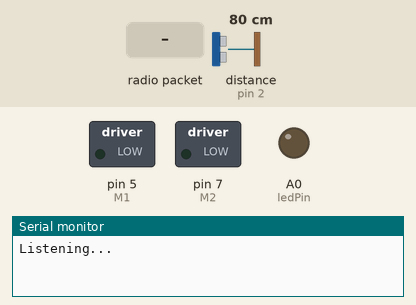
This sketch was run on a simulated Arduino Uno, built with avr-gcc and run on an emulated ATmega328P. On the bench: switched loads named in the sketch (green lamp = pin HIGH), output pins drawn as LEDs (lit = HIGH), the last lines printed to the serial monitor. Inputs (shaded band) come from the test bench; at power-on: distance to the obstacle (sensor on pin 2) 80 cm. The echo pulse lasts 58.3 µs per cm; no radio packets arrive unless stated; pins used as bus, display or sensor lines are not drawn.

Above: at 1.2 s.
1.3 s: radio packet "1" arrives
At 1.8 s:
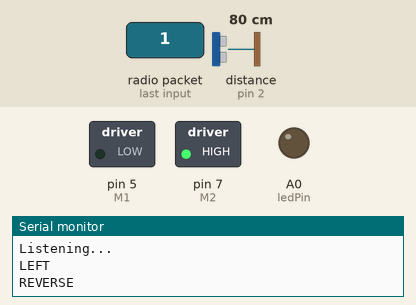
Timing chart, 0 to 4.3 s (numbered marks = the images above; inputs shaded):
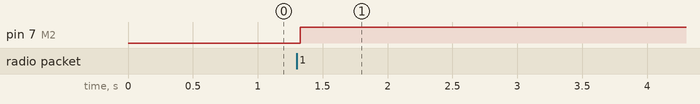

The sketch:

Car_V2.ino
```cpp
#include <nRF24L01.h>
#include <RF24.h>
#include <RF24_config.h>
#include <SPI.h>

#define trigPin 3
#define echoPin 2
#define ledPin A0

int M1 = 5;   //direction of motor 1
int M2 = 7;   //direction of motor 2
int S1 = 4;   //speed of motor 1
int S2 = 6;   //speed of motor 2
bool isMoving = false;  //set movement to false on start
bool obstacle = false;  //no obstacle when powering up
bool inertiaObsDetect = false;  //no inertia at start
unsigned long previousMillis = 0;   // will store last time car stopped

class RF24Test: public RF24
{
  public: RF24Test(int a, int b): RF24(a, b) {}
};

RF24Test radio(9, 10);

// Radio pipe addresses for the 2 nodes to communicate.
const uint64_t pipes[2] = { 2468, 1357 };

void setup()
{
  Serial.begin(57600);  //init serial bitrate

  radio.begin();  //init radio

  radio.openWritingPipe(pipes[1]);
  radio.openReadingPipe(1, pipes[0]); //open pipes

  radio.startListening(); //start listening for data
  Serial.println("Listening...");

  pinMode(M1, OUTPUT);
  pinMode(M2, OUTPUT);
  pinMode(S1, OUTPUT);
  pinMode(S2, OUTPUT);
  pinMode(10, OUTPUT);
  pinMode(trigPin, OUTPUT);
  pinMode(echoPin, INPUT);
  pinMode(ledPin, OUTPUT);    //set pins to input and output depending on function of sensor/component

  //radio.powerUp();
}

void loop()
{
  // if there is data ready
  if ( radio.available() )
  {

    byte transmission[7];   //set up data array for incoming data
    bool done = false;    //by default data reception is not complete
    while (!done)
    {
      // Fetch the payload, and see if this was the last one.
      done = radio.read( &transmission, 7 );

      // Spew it
      /* Serial.print(transmission[0]);
        Serial.print(" ");
        Serial.print(transmission[1]);
        Serial.print(" ");
        Serial.print(transmission[2]);
        Serial.print(" ");
        Serial.print(transmission[3]);
        Serial.print(" ");
        Serial.print(transmission[4]);
        Serial.print(" ");
        Serial.print(transmission[5]);
        Serial.print(" ");
        Serial.print(transmission[6]);
        Serial.print("   ");*/

      // Delay just a little bit to let the other unit
      // make the transition to receiver
      delay(20);
    }

    int joyX = map(transmission[0], 0, 255, -255, 255);
    int joyY = map(transmission[1], 0, 255, -255, 255);
    int accelX = transmission[2];
    int accelY = transmission[3];
    int accelZ = transmission[4];
    int zBut = transmission[5];
    int cBut = transmission[6];       //assign variables to joy data


    // if (joyY > 10 || joyY < -10) {
    //  isMoving = true;
    // }

    unsigned long currentMillis = millis();   //how much time since code started

    //Serial.println(isMoving);

    digitalWrite(ledPin, HIGH);   //when data is incoming, led will light up

    long duration, distanceCm, distanceInch;    //set up values for distance sensing
    digitalWrite(trigPin, LOW);
    delayMicroseconds(2);
    digitalWrite(trigPin, HIGH);
    delayMicroseconds(10);
    digitalWrite(trigPin, LOW);       //one ping

    duration = pulseIn(echoPin, HIGH);    //get the amount of time needed for ping to return
    distanceCm = (duration / 2) / 29.1;
    distanceInch = distanceCm / 2.54;     //calc distance in 2 units

    if (distanceInch <= 12) {
      obstacle = true;
    } else {
      obstacle = false;
    }
    //make obstacle true or false if there is one or not


    if ((obstacle && isMoving) || (obstacle && inertiaObsDetect)) {
      Serial.println("DANGER");

      reverse();
    } else {
      //Serial.println("CLEAR");

      //left-right turning
      if (joyX >= 10) {

        right();

      } else if (joyX <= -10) {

        left();

      } else {

        digitalWrite(M1, LOW);
        analogWrite(S1, 0);


      }

      //_________________________________________

      //forward-backward movement
      if (joyY < -10) {
        digitalWrite(M2, HIGH);
        analogWrite(S2, 255 - (abs(joyY)));
        isMoving = true;
        Serial.println("REVERSE");
      } else if (joyY > 10) {
        digitalWrite(M2, LOW);
        analogWrite(S2, abs(joyY));
        isMoving = true;
        Serial.println("FORWARD");
      } else {
        digitalWrite(M2, LOW);
        analogWrite(S2, 0);

        if (isMoving == true && !obstacle) {
          isMoving = false;
          inertiaObsDetect = true;
          previousMillis = currentMillis;
          Serial.println(previousMillis);
          Serial.println(currentMillis);
        }

        if (inertiaObsDetect) {
          if (currentMillis - previousMillis >= 5000) {
            inertiaObsDetect = false;
            Serial.println("------------------------");
          }
        }
      }

//code to set up movement using joystick and obstacle detection


      // if (isMoving == true && !obstacle && joyY < 10 && joyY > -10) {
      //   delay(5000);
      //   isMoving = false;
      // }
    }


    // First, stop listening so we can talk
    radio.stopListening();

    // Send the final one back.
    byte response = B0;
    radio.write( &response, sizeof(response) );
    //Serial.println("Sent response.\n\r");

    // Now, resume listening so we catch the next packets.
    radio.startListening();

  } else {
    digitalWrite(ledPin, LOW);
  }


}


void right() {
  digitalWrite(M1, HIGH);
  analogWrite(S1, 0);
  Serial.println("RIGHT");
}

void left() {
  digitalWrite(M1, LOW);
  analogWrite(S1, 255);
  Serial.println("LEFT");
}

void forward() {
  digitalWrite(M2, LOW);
  analogWrite(S2, 255);
  Serial.println("FORWARD");
}

void reverse() {
  digitalWrite(M2, HIGH);
  analogWrite(S2, 0);
  Serial.println("REVERSE");
}

//four funcions for the four directions
```

Measured:
- after the input at 1.3 s, pin 7 (M2): LOW → HIGH at once
